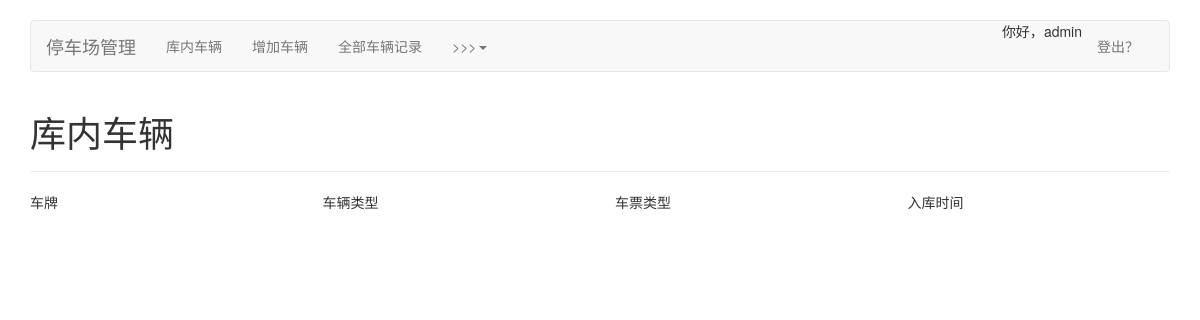
The app's page / (signed in), older data.
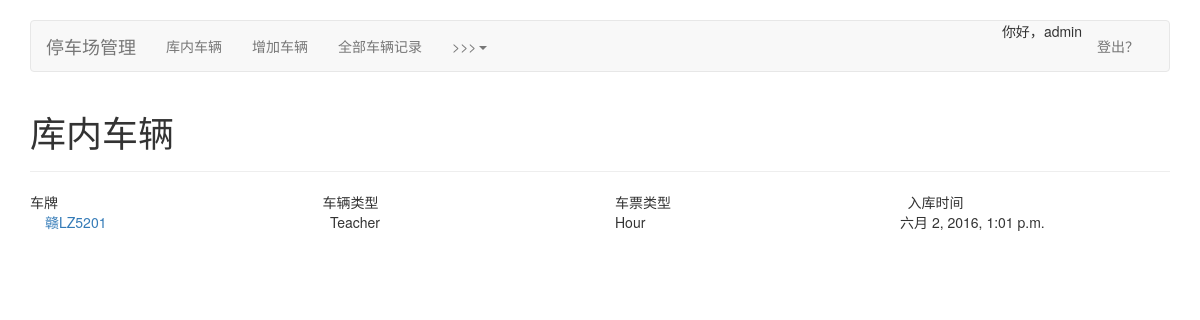
The same page, newer data.
### app/models.py (models this page shows, shortened)
class PortRecode(models.Model):
    car = models.ForeignKey('Car')
    port_time = models.DateTimeField(u"入库时间")
    leave_time = models.DateTimeField(u"出库时间",
                                      null=True, blank=True)
    charge = models.IntegerField(u"价格", default=0)

class Car(models.Model):
    license = models.CharField(u'车牌', max_length=50, unique=True)
    cartype = models.ForeignKey('CarType', verbose_name=u'车辆类型')
    tickettype = models.ForeignKey('TicketType',
                                   default=4,
                                   verbose_name=u'车票类型')
    status = models.BooleanField(u'是否在库', default=False)

class CarType(models.Model):
    CAR_TYPE_CHOICES = (
        ('Teacher', u'教职工车辆'),
        ('Social', u'社会车辆'),
        ('Special', u'公务车辆'),
    )
    car_type = models.CharField(u'车辆类型',
                                max_length=20,
                                choices=CAR_TYPE_CHOICES,
                                unique=True)
    def __str__(self):
        return u'%s' % self.car_type

class TicketType(models.Model):
    TICKET_TYPE_CHOICES =(
        ('Hour', u'小时票'),
        ('Month', u'月票'),
        ('Quarter', u'季度票'),
        ('Annual', u'年票'),
    )
    ticket_type = models.CharField(u'购票类型',
                                   max_length=20,
                                   choices=TICKET_TYPE_CHOICES,
                                    unique=True)
    def __str__(self):
        return u'%s' % self.ticket_type

### app/views.py (the view)
# urls.py: url(r'^$', car_in_list, name='car-in-list'),
def car_in_list(request):
    port_car = PortRecode.objects.select_related('car').order_by('port_time').filter(leave_time=None).reverse()
    return render(request, 'car_in_list.html', {'port_car': port_car})

### app/templates/car_in_list.html (shortened to what this page needs)
{% extends 'base.html' %}
{% block content %}
        <div class="page-header">
            <h1>库内车辆</h1>
        </div>
        <div class="row">
          <div class="col-md-3">车牌</div>
          <div class="col-md-3">车辆类型</div>
          <div class="col-md-3">车票类型</div>
          <div class="col-md-3">入库时间</div>
        </div>
        {% if port_car %}
            {% for car in port_car %}
                {% if car.car.status %}
                <div class="col-md-3"><a href="{% url 'car-detail' car.car.id %}">{{car.car.license}}</a></div>
                <div class="col-md-3">{{ car.car.cartype }}</div>
                <div class="col-md-3">{{ car.car.tickettype }}</div>
                <div class="col-md-3">{{ car.port_time}}</div>
                {% endif %}
            {% endfor %}
        {% endif %}
{% endblock %}

Row changes from the older to the newer data that the page shows:
added PortRecode: car.license "赣LZ5201", car.cartype "Teacher", car.tickettype "Hour", port_time "六月 2, 2016, 1:01 p.m."
